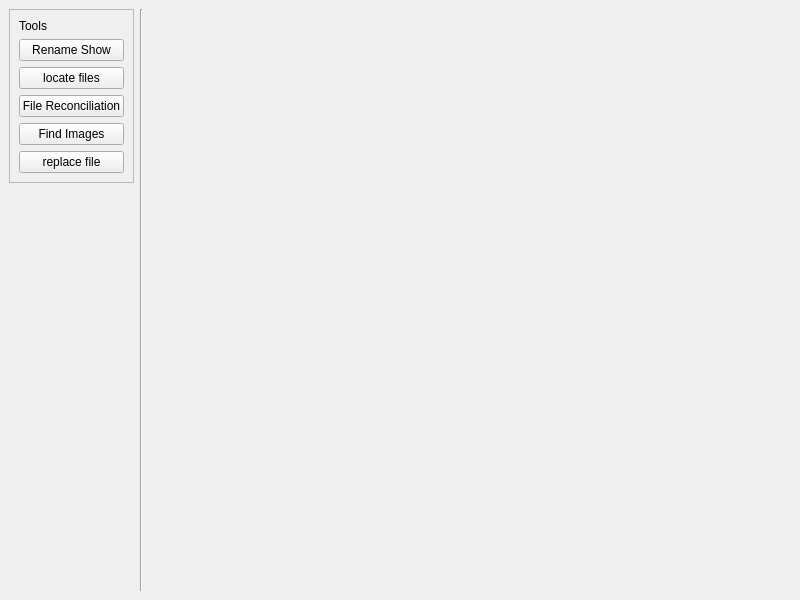
<?xml version="1.0" encoding="UTF-8"?>
<ui version="4.0">
 <class>tw</class>
 <widget class="QMainWindow" name="tw">
  <property name="geometry">
   <rect>
    <x>0</x>
    <y>0</y>
    <width>800</width>
    <height>600</height>
   </rect>
  </property>
  <property name="windowTitle">
   <string>Whitebox Media Library Tools</string>
  </property>
  <widget class="QWidget" name="centralwidget">
   <layout class="QGridLayout" name="gridLayout">
    <item row="0" column="2" rowspan="9">
     <widget class="QWidget" name="tool_window_controls" native="true">
      <layout class="QGridLayout" name="gridLayout_2">
       <item row="0" column="0">
        <spacer name="horizontalSpacer">
         <property name="orientation">
          <enum>Qt::Horizontal</enum>
         </property>
         <property name="sizeHint" stdset="0">
          <size>
           <width>40</width>
           <height>20</height>
          </size>
         </property>
        </spacer>
       </item>
      </layout>
     </widget>
    </item>
    <item row="0" column="0">
     <widget class="QFrame" name="frame">
      <property name="maximumSize">
       <size>
        <width>125</width>
        <height>16777215</height>
       </size>
      </property>
      <property name="frameShape">
       <enum>QFrame::StyledPanel</enum>
      </property>
      <property name="frameShadow">
       <enum>QFrame::Raised</enum>
      </property>
      <layout class="QVBoxLayout" name="verticalLayout">
       <item>
        <widget class="QLabel" name="label">
         <property name="text">
          <string>Tools</string>
         </property>
        </widget>
       </item>
       <item>
        <widget class="QPushButton" name="show_rename">
         <property name="text">
          <string>Rename Show</string>
         </property>
        </widget>
       </item>
       <item>
        <widget class="QPushButton" name="build_index">
         <property name="text">
          <string>locate files</string>
         </property>
        </widget>
       </item>
       <item>
        <widget class="QPushButton" name="dbg">
         <property name="text">
          <string>File Reconciliation</string>
         </property>
        </widget>
       </item>
       <item>
        <widget class="QPushButton" name="show_images">
         <property name="text">
          <string>Find Images</string>
         </property>
        </widget>
       </item>
       <item>
        <widget class="QPushButton" name="replace">
         <property name="text">
          <string>replace file</string>
         </property>
        </widget>
       </item>
      </layout>
     </widget>
    </item>
    <item row="8" column="0">
     <spacer name="verticalSpacer">
      <property name="orientation">
       <enum>Qt::Vertical</enum>
      </property>
      <property name="sizeHint" stdset="0">
       <size>
        <width>20</width>
        <height>40</height>
       </size>
      </property>
     </spacer>
    </item>
    <item row="0" column="1" rowspan="9">
     <widget class="Line" name="line">
      <property name="orientation">
       <enum>Qt::Vertical</enum>
      </property>
     </widget>
    </item>
   </layout>
  </widget>
 </widget>
 <resources/>
 <connections/>
</ui>
